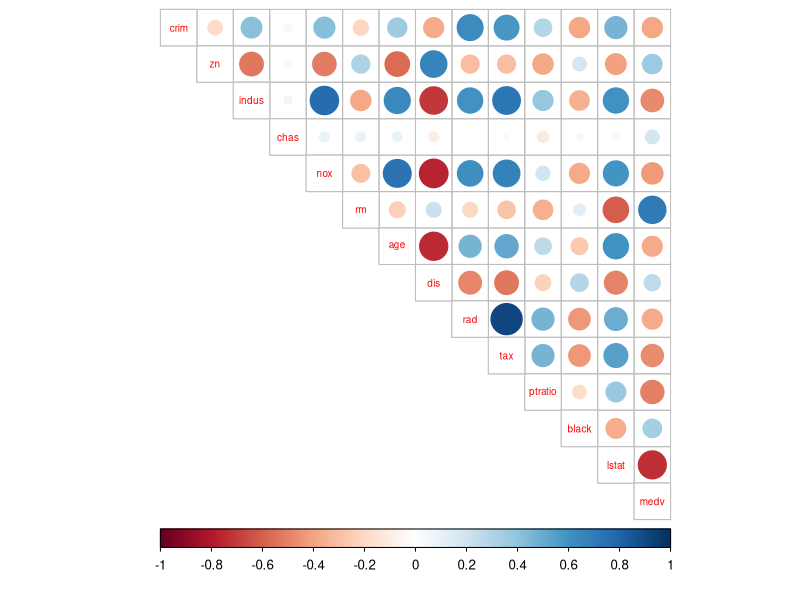
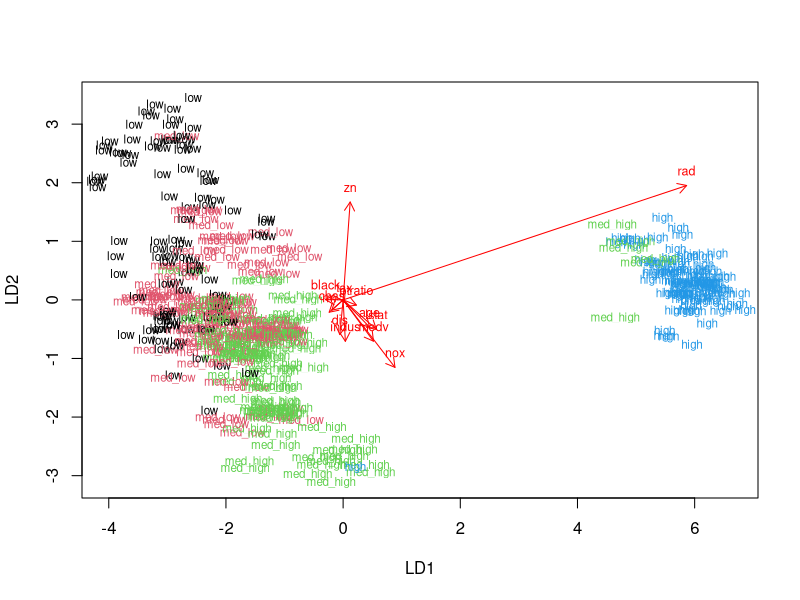
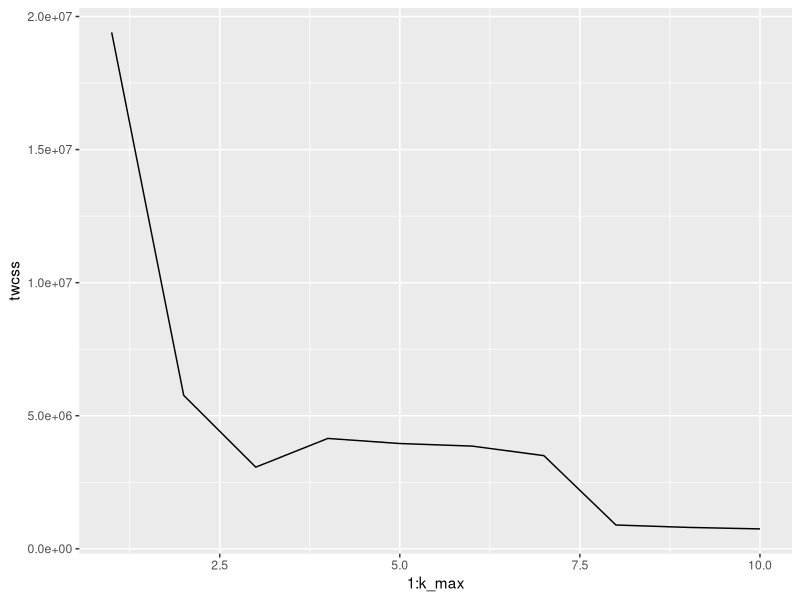
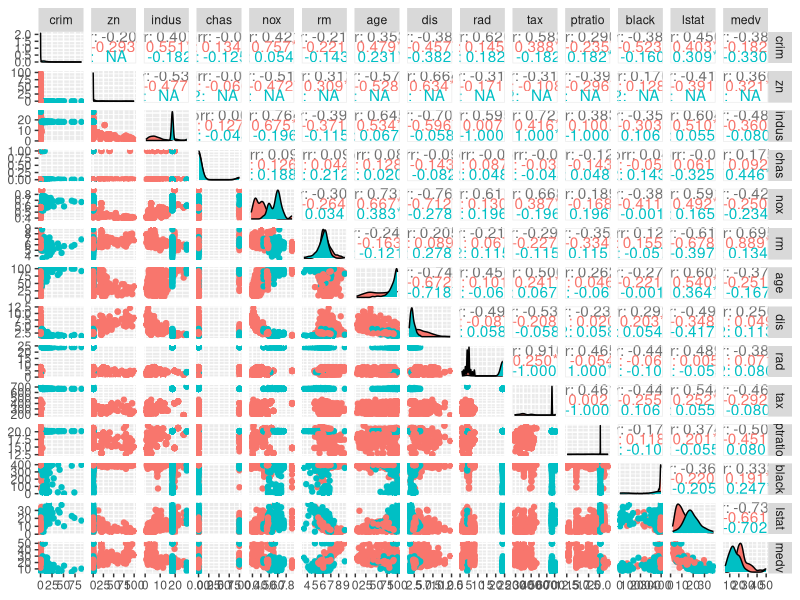
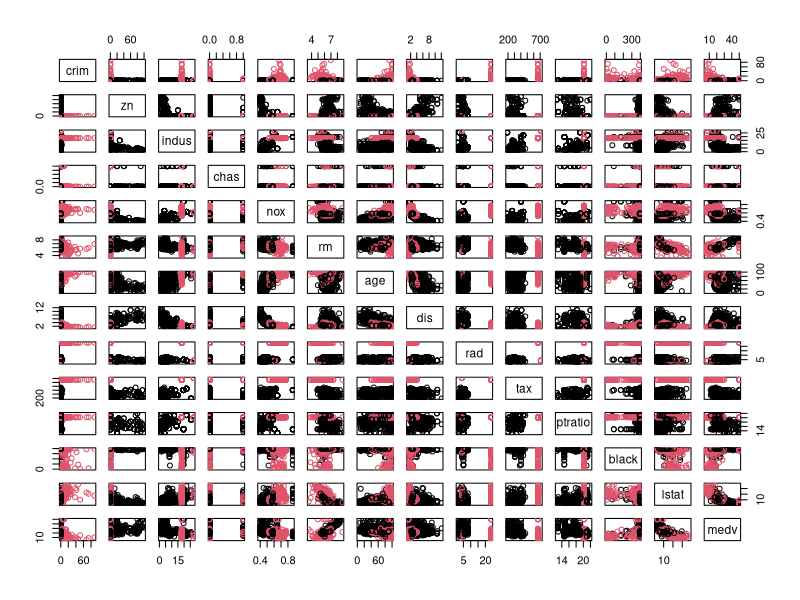

The R script that drew these images, in order:
## ---- chunk 1
# Libraries
library(MASS)
library(corrplot)
library(dplyr)
library(ggplot2)
library(GGally)

# Load the Boston data from MASS:
data("Boston")

## ---- chunk 2
# Exploring the data:
dim(Boston)
str(Boston)

## ---- chunk 3
# Summary of the variables
summary(Boston)
## ---- chunk 4

# Calculating correlation matrix and rounding it
cor_matrix<-cor(Boston) %>% round(digits = 2)

# Printing the matrix
cor_matrix

# Visualizing the matrix
corrplot(cor_matrix, method="circle", type="upper", cl.pos="b", tl.pos="d", tl.cex = 0.6)

## ---- chunk 5
# Scaling the data
boston_scaled <- scale(Boston)

# Changing the class to data frame from "matrix" "array"
boston_scaled <- as.data.frame(boston_scaled)

# Summary of the scaled variables
summary(boston_scaled)
## ---- chunk 6
# Quantile vector of variable 'crim':
bins <- quantile(boston_scaled$crim)
bins

# Categorical variable 'crime':
crime <- cut(boston_scaled$crim, breaks = bins, include.lowest = TRUE, label = c("low","med_low","med_high","high"))

# Removing original 'crim'
boston_scaled <- dplyr::select(boston_scaled, -crim)

# Adding 'crime'
boston_scaled <- data.frame(boston_scaled, crime)

# Choosing randomly 80% of the rows:
n <- nrow(boston_scaled)
ind <- sample(n,  size = n * 0.8)

# Dividing to train and test sets:
train <- boston_scaled[ind,]
test <- boston_scaled[-ind,]
## ---- chunk 7
# Linear discriminant analysis
lda.fit <- lda(crime ~ ., data = train)
lda.fit

# Function for LDA biplot arrows
lda.arrows <- function(x, myscale = 1, arrow_heads = 0.1, color = "red", tex = 0.75, choices = c(1,2)){
  heads <- coef(x)
  arrows(x0 = 0, y0 = 0, 
         x1 = myscale * heads[,choices[1]], 
         y1 = myscale * heads[,choices[2]], col=color, length = arrow_heads)
  text(myscale * heads[,choices], labels = row.names(heads), 
       cex = tex, col=color, pos=3)
}

# Target classes as numeric
classes <- as.numeric(train$crime)

# Plot the LDA results
plot(lda.fit, dimen = 2, col = classes, pch = classes)
lda.arrows(lda.fit, myscale = 2)

## ---- chunk 8
# Save the correct classes from test data:
correct_classes <- test$crime

# Remove the crime variable from test data:
test <- dplyr::select(test, -crime)

# Predict classes with test data:
lda.pred <- predict(lda.fit, newdata = test)

# Cross-tabulate the results:
table(correct = correct_classes, predicted = lda.pred$class)

## ---- chunk 9
# Reload data
data('Boston')

# Standardizing and changing class to data frame
boston_scaled <- scale(Boston)
boston_scaled <- as.data.frame(boston_scaled)

# Euclidean distance matrix
dist_eu <- dist(boston_scaled)
summary(dist_eu)

# Manhattan distance matrix
dist_man <- dist(Boston, method = 'manhattan')
summary(dist_man)

# Set seed to remove randomness between runs
set.seed(123)

# Maximum number of clusters
k_max <- 10

# Calculate the total within sum of squares
twcss <- sapply(1:k_max, function(k){kmeans(Boston, k)$tot.withinss})

# Visualize the results
qplot(x = 1:k_max, y = twcss, geom = 'line')

# K-means clustering
km <-kmeans(Boston, centers = 2)

# Visualization by ggpairs, using different colours for different clusters 
cluster <- as.factor(km$cluster)
ggpairs(Boston, mapping = aes(col = cluster))

# Same with pairs function, not quite as pretty
pairs(Boston, col = cluster)

